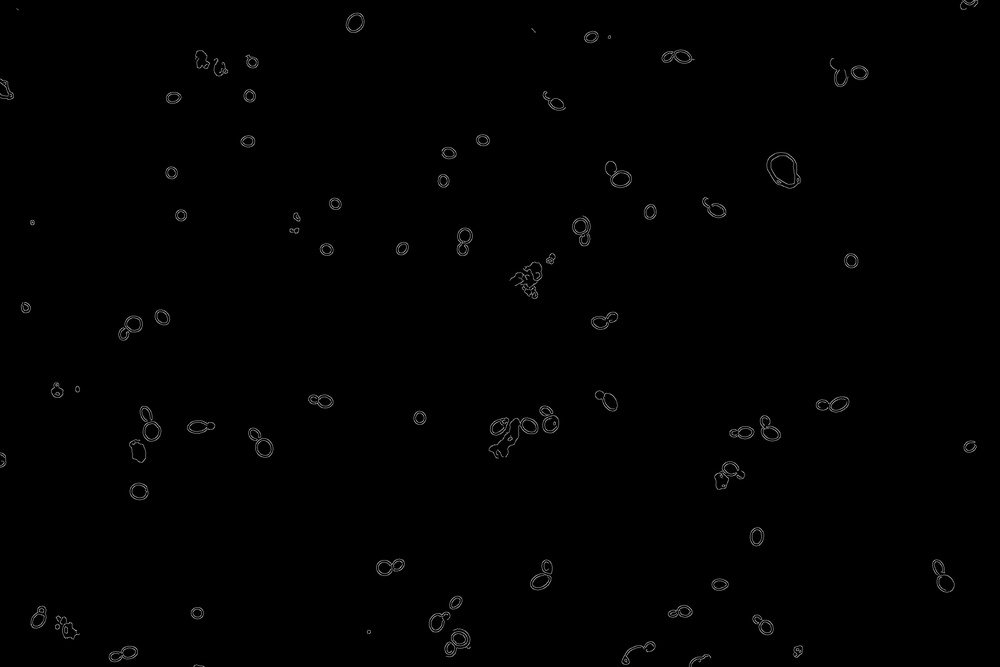
#> input picture preProcess/image0.jpg, 1000 x 667 px, shrunk from 3072 x 2048 before the run
$ python -i preProcessing.py   (imports and definitions only)
#> lines starting #> are read from the running program, lines starting #| are printed output that depends on the picture
#> further down, picture is the input picture: shape (667, 1000, 3); min 0, max 174, mean 1.2
import cv2 as cv


def preProcessedEdges(img):
    imgCopy = img.copy()
    imgCopy = cv.cvtColor(imgCopy, cv.COLOR_BGR2GRAY)
    imgCopy = cv.GaussianBlur(imgCopy, (5,5), 0)


    ##### Thresholding
    # imgCopy = cv.adaptiveThreshold(imgCopy, 255, cv.ADAPTIVE_THRESH_GAUSSIAN_C, cv.THRESH_BINARY_INV, 31, 10)


    ####### Canny edge
    # imgCopy = cv.Canny(imgCopy, 10, 90)
    imgCopy = cv.Canny(imgCopy, 10, 80, 3, L2gradient=True)
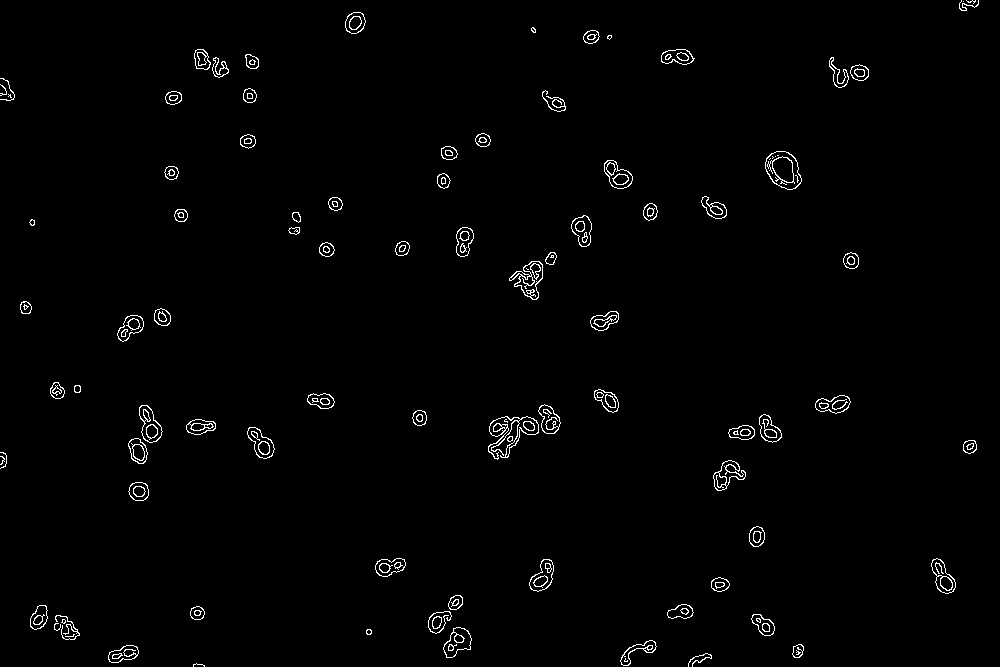
#> imgCopy: shape (667, 1000); 1.3% white in thin lines or dots
    kernal = cv.getStructuringElement(cv.MORPH_ELLIPSE, (5, 5))
    # imgCopy = cv.dilate(imgCopy, kernal, iterations=1)
    return imgCopy

>>> import cv2
>>> picture = cv2.imread('preProcess/image0.jpg')
>>> result = preProcessedEdges(picture)

$ run again, on preProcess/image2.jpg
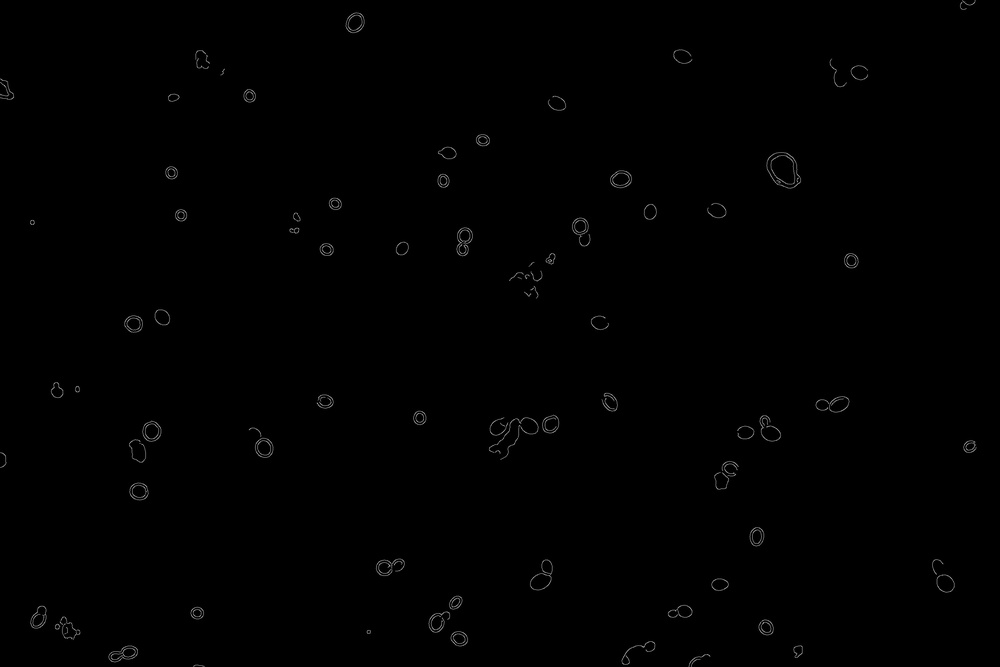
#> input picture preProcess/image2.jpg, 1000 x 667 px, shrunk from 3072 x 2048 before the run
#> picture is the input picture: shape (667, 1000, 3); min 0, max 166, mean 0.9
#> in preProcessedEdges, `imgCopy = cv.Canny(imgCopy, 10, 80, 3, L2gradient=True)`:
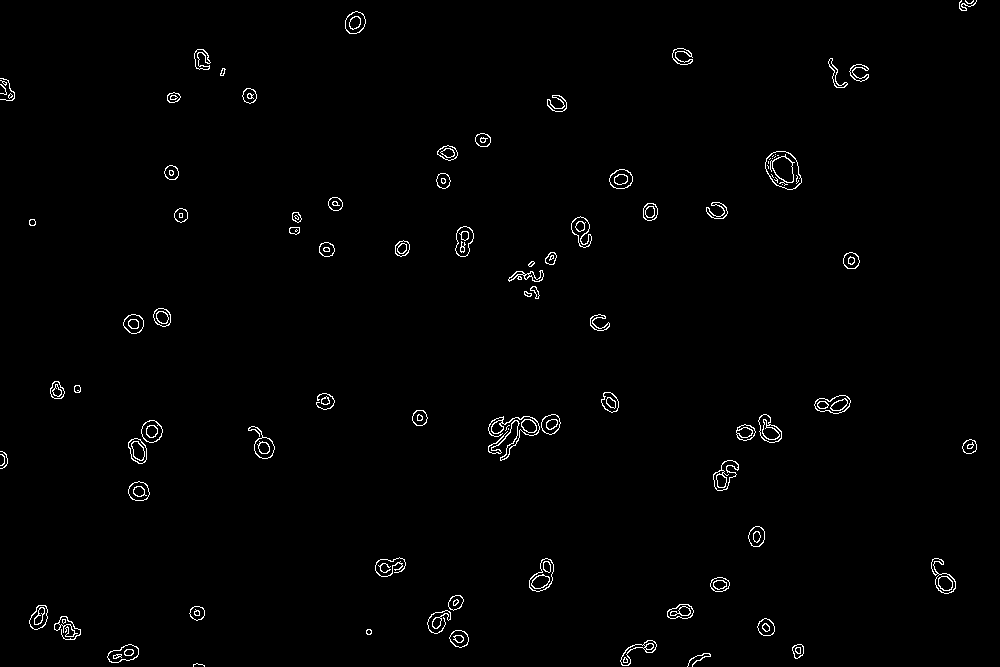
#> imgCopy: shape (667, 1000); 1.2% white in thin lines or dots

$ run again, on preProcess/image3.jpg
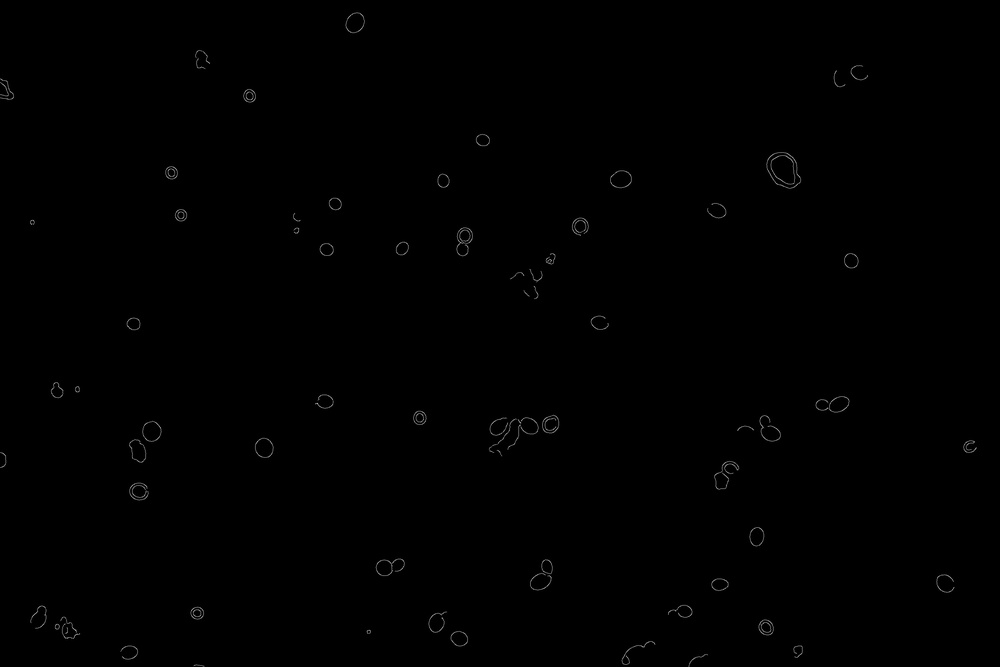
#> input picture preProcess/image3.jpg, 1000 x 667 px, shrunk from 3072 x 2048 before the run
#> picture is the input picture: shape (667, 1000, 3); min 0, max 170, mean 0.6
#> in preProcessedEdges, `imgCopy = cv.Canny(imgCopy, 10, 80, 3, L2gradient=True)`:
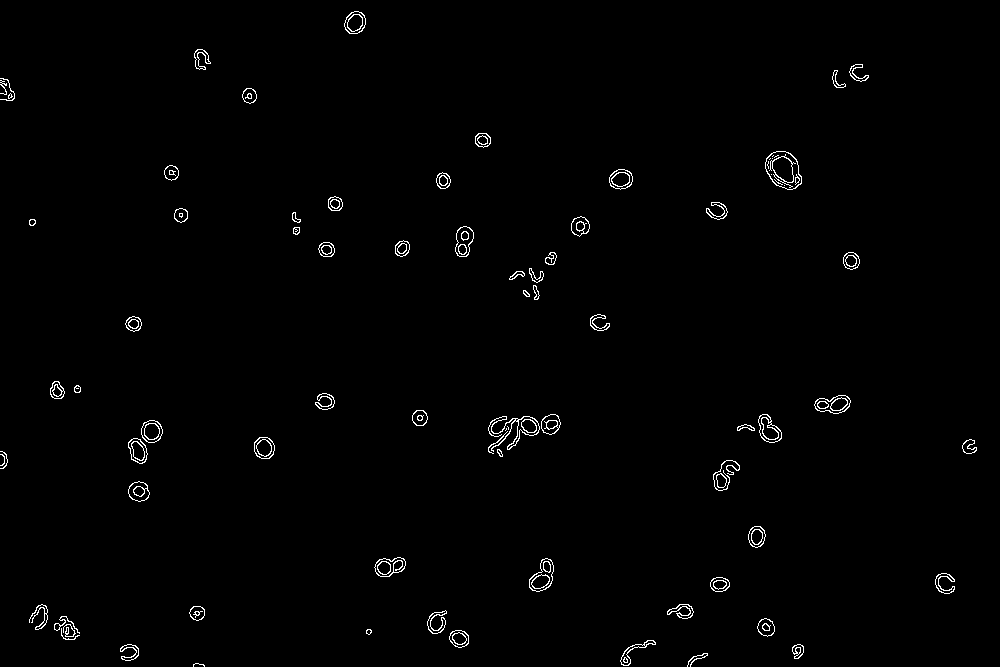
#> imgCopy: shape (667, 1000); 0.99% white in thin lines or dots
